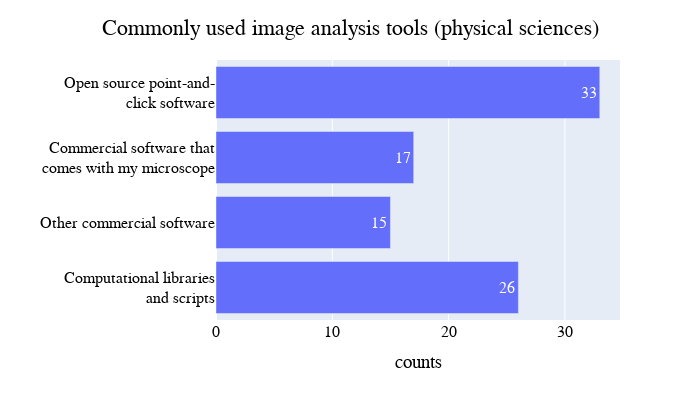

Notebook code for this chart:
### Markdown cell above
##### Physical sciences

### Code cell
# Commonly used image analysis tools - Physical sciences
barchart_horizontal_fig(com_phy_df, title='Commonly used image analysis tools (physical sciences)', order_of_axes=['Computational libraries<br>and scripts','Other commercial software','Commercial software that<br>comes with my microscope', 'Open source point-and-<br>click software'])

### Figure 1 — Plotly figure (JSON) as saved in the notebook; plotly's stock layout.template omitted (floating-point values rounded to 4 significant figures)
{"data": [{"alignmentgroup": "True", "hovertemplate": "counts=%{x}<br>=%{y}<extra></extra>", "legendgroup": "", "marker": {"color": "#636efa", "pattern": {"shape": ""}}, "name": "", "offsetgroup": "", "orientation": "h", "showlegend": false, "textposition": "auto", "texttemplate": "%{x}", "type": "bar", "x": [33, 15, 26, 17], "xaxis": "x", "y": ["Open source point-and-<br>click software", "Other commercial software", "Computational libraries<br>and scripts", "Commercial software that<br>comes with my microscope"], "yaxis": "y"}], "layout": {"barmode": "relative", "font": {"color": "Black", "family": "Helvetica", "size": 16}, "height": 400, "legend": {"font": {"color": "Black", "size": 16}, "title": {"font": {"family": "Helvetica"}}, "tracegroupgap": 0}, "margin": {"t": 60}, "title": {"text": "Commonly used image analysis tools (physical sciences)", "x": 0.5, "y": 0.95}, "width": 700, "xaxis": {"anchor": "y", "domain": [0, 1], "title": {"text": "counts"}}, "yaxis": {"anchor": "x", "categoryarray": ["Computational libraries<br>and scripts", "Other commercial software", "Commercial software that<br>comes with my microscope", "Open source point-and-<br>click software"], "categoryorder": "array", "domain": [0, 1], "title": {"text": ""}}}}
